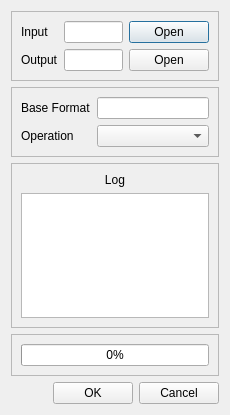
<?xml version="1.0" encoding="UTF-8"?>
<ui version="4.0">
 <class>MediaCopierDialog</class>
 <widget class="QDialog" name="MediaCopierDialog">
  <property name="geometry">
   <rect>
    <x>0</x>
    <y>0</y>
    <width>230</width>
    <height>415</height>
   </rect>
  </property>
  <property name="windowTitle">
   <string>Dialog</string>
  </property>
  <layout class="QVBoxLayout" name="verticalLayout">
   <item>
    <widget class="QFrame" name="frameDirs">
     <property name="sizePolicy">
      <sizepolicy hsizetype="Preferred" vsizetype="Maximum">
       <horstretch>0</horstretch>
       <verstretch>0</verstretch>
      </sizepolicy>
     </property>
     <property name="frameShape">
      <enum>QFrame::StyledPanel</enum>
     </property>
     <property name="frameShadow">
      <enum>QFrame::Raised</enum>
     </property>
     <layout class="QGridLayout" name="gridLayout">
      <item row="0" column="2">
       <widget class="QLineEdit" name="lineInputDir"/>
      </item>
      <item row="0" column="0">
       <widget class="QLabel" name="labelInputDir">
        <property name="text">
         <string>Input</string>
        </property>
       </widget>
      </item>
      <item row="0" column="3">
       <widget class="QDialogButtonBox" name="buttonOpenInputDir">
        <property name="sizePolicy">
         <sizepolicy hsizetype="Maximum" vsizetype="Fixed">
          <horstretch>0</horstretch>
          <verstretch>0</verstretch>
         </sizepolicy>
        </property>
        <property name="standardButtons">
         <set>QDialogButtonBox::Open</set>
        </property>
       </widget>
      </item>
      <item row="4" column="3">
       <widget class="QDialogButtonBox" name="buttonOpenOutputDir">
        <property name="sizePolicy">
         <sizepolicy hsizetype="Maximum" vsizetype="Fixed">
          <horstretch>0</horstretch>
          <verstretch>0</verstretch>
         </sizepolicy>
        </property>
        <property name="standardButtons">
         <set>QDialogButtonBox::Open</set>
        </property>
       </widget>
      </item>
      <item row="4" column="0">
       <widget class="QLabel" name="labelOutputDir">
        <property name="text">
         <string>Output</string>
        </property>
       </widget>
      </item>
      <item row="4" column="2">
       <widget class="QLineEdit" name="lineOutputDir"/>
      </item>
     </layout>
    </widget>
   </item>
   <item>
    <widget class="QFrame" name="frameParameter">
     <property name="sizePolicy">
      <sizepolicy hsizetype="Preferred" vsizetype="Maximum">
       <horstretch>0</horstretch>
       <verstretch>0</verstretch>
      </sizepolicy>
     </property>
     <property name="frameShape">
      <enum>QFrame::StyledPanel</enum>
     </property>
     <property name="frameShadow">
      <enum>QFrame::Raised</enum>
     </property>
     <layout class="QGridLayout" name="gridLayout_2">
      <item row="0" column="1">
       <widget class="QLineEdit" name="lineBaseFormat">
        <property name="text">
         <string/>
        </property>
       </widget>
      </item>
      <item row="1" column="1">
       <widget class="QComboBox" name="comboCommand"/>
      </item>
      <item row="1" column="0">
       <widget class="QLabel" name="labelOperation">
        <property name="text">
         <string>Operation</string>
        </property>
       </widget>
      </item>
      <item row="0" column="0">
       <widget class="QLabel" name="labelBaseFormat">
        <property name="text">
         <string>Base Format</string>
        </property>
       </widget>
      </item>
     </layout>
    </widget>
   </item>
   <item>
    <widget class="QFrame" name="frameLog">
     <property name="frameShape">
      <enum>QFrame::StyledPanel</enum>
     </property>
     <property name="frameShadow">
      <enum>QFrame::Raised</enum>
     </property>
     <layout class="QVBoxLayout" name="verticalLayout_2">
      <item>
       <widget class="QLabel" name="labelLog">
        <property name="text">
         <string>Log</string>
        </property>
        <property name="alignment">
         <set>Qt::AlignCenter</set>
        </property>
       </widget>
      </item>
      <item>
       <widget class="QPlainTextEdit" name="textLog">
        <property name="undoRedoEnabled">
         <bool>false</bool>
        </property>
        <property name="readOnly">
         <bool>true</bool>
        </property>
        <property name="backgroundVisible">
         <bool>false</bool>
        </property>
       </widget>
      </item>
     </layout>
    </widget>
   </item>
   <item>
    <widget class="QFrame" name="verticalFrame">
     <property name="frameShape">
      <enum>QFrame::StyledPanel</enum>
     </property>
     <property name="frameShadow">
      <enum>QFrame::Raised</enum>
     </property>
     <layout class="QVBoxLayout" name="frameProgress">
      <item>
       <widget class="QProgressBar" name="barProgress">
        <property name="value">
         <number>0</number>
        </property>
       </widget>
      </item>
     </layout>
    </widget>
   </item>
   <item>
    <widget class="QDialogButtonBox" name="buttonDialogControl">
     <property name="standardButtons">
      <set>QDialogButtonBox::Cancel|QDialogButtonBox::Ok</set>
     </property>
    </widget>
   </item>
  </layout>
 </widget>
 <tabstops>
  <tabstop>lineInputDir</tabstop>
  <tabstop>lineOutputDir</tabstop>
  <tabstop>lineBaseFormat</tabstop>
  <tabstop>comboCommand</tabstop>
  <tabstop>textLog</tabstop>
 </tabstops>
 <resources/>
 <connections/>
</ui>
